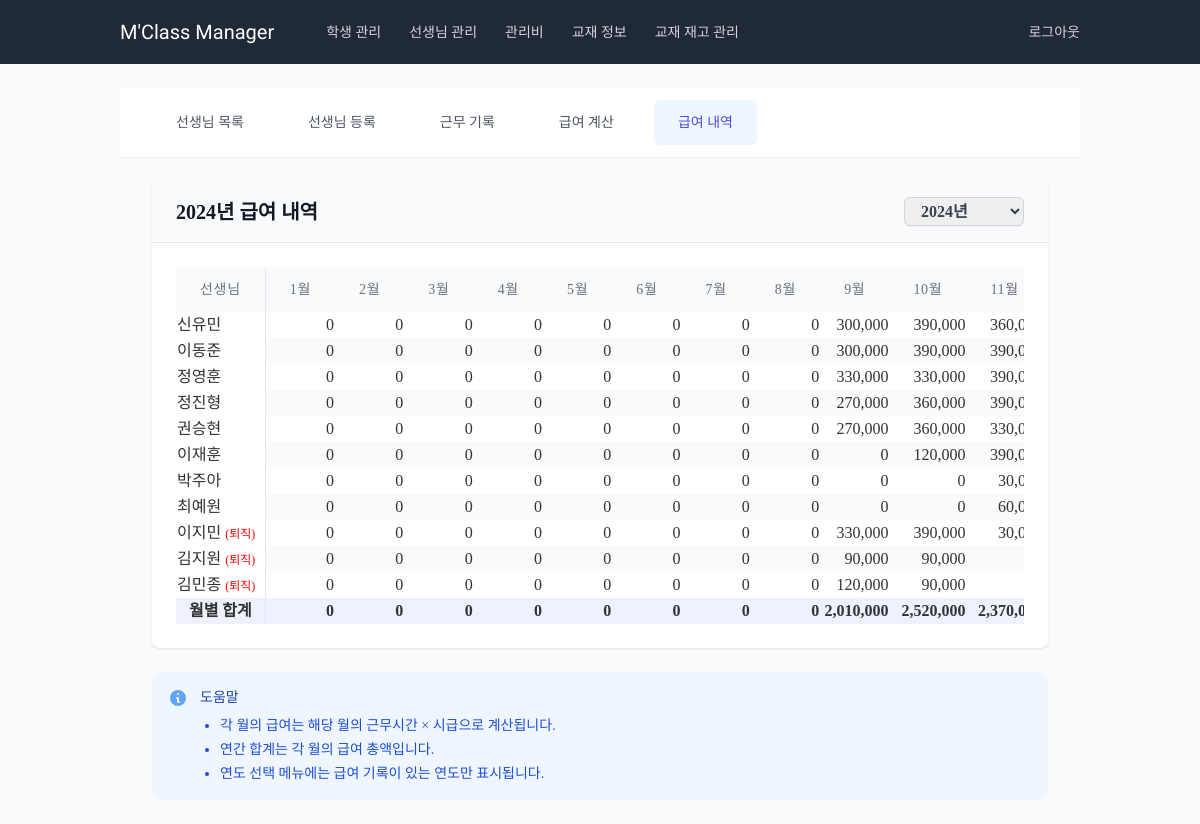
The page /teachers/salary/table/ (signed in) on the database as committed earlier.
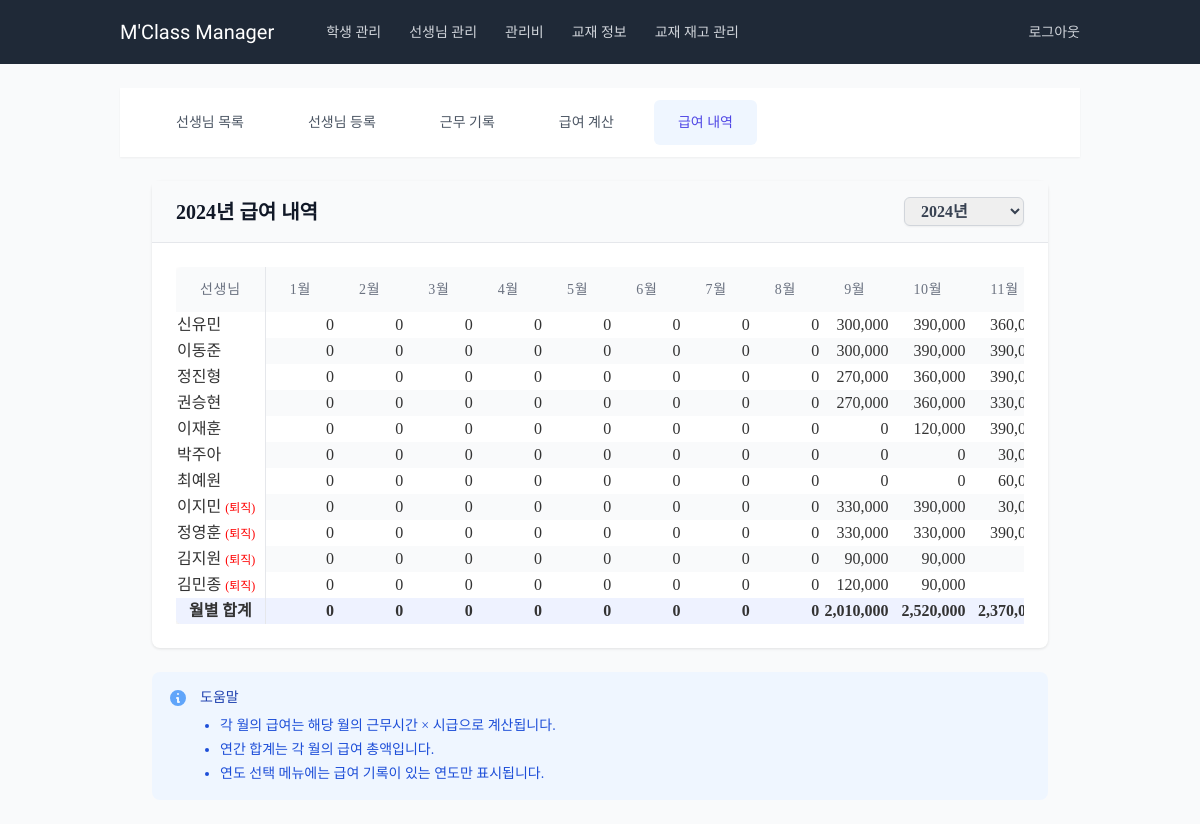
The same page on the database as committed later.
### teachers/views.py (the view)
# urls.py: path('salary/table/', views.SalaryTableView.as_view(), name='salary_table'),
class SalaryTableView(LoginRequiredMixin, View):
    def get(self, request):
        current_year = timezone.now().year
        selected_year = request.GET.get('year')
        year = int(selected_year) if selected_year else current_year
        date_range = Attendance.objects.aggregate(
            min_date=Min('date'),
            max_date=Max('date')
        )
        if date_range['min_date'] and date_range['max_date']:
            start_year = date_range['min_date'].year
            end_year = date_range['max_date'].year
            year_range = range(start_year, end_year + 1)
        else:
            year_range = range(current_year - 2, current_year + 1)
        teachers = Teacher.objects.all()
        months = range(1, 13)
        salary_table = []
        grand_total = 0
        for teacher in teachers.filter(is_active=True):
            teacher_data = {'teacher': teacher}
            total = 0
            for month in months:
                start_date = datetime(year, month, 1)
                if month == 12:
                    end_date = datetime(year + 1, 1, 1) - timedelta(days=1)
                else:
                    end_date = datetime(year, month + 1, 1) - timedelta(days=1)
                attendances = Attendance.objects.filter(
                    teacher=teacher,
                    date__range=[start_date, end_date]
                )
                work_hours = sum(
                    (a.end_time.hour * 60 + a.end_time.minute) - (a.start_time.hour * 60 + a.start_time.minute)
                    for a in attendances if a.start_time and a.end_time
                ) / 60
                salary = int(work_hours * (teacher.base_salary or 15000))
                teacher_data[month] = salary
                total += salary
            teacher_data['total'] = total
            grand_total += total
            salary_table.append(teacher_data)
        for teacher in teachers.filter(is_active=False):
            teacher_data = {'teacher': teacher}
            total = 0
            for month in months:
                start_date = datetime(year, month, 1)
                if month == 12:
                    end_date = datetime(year + 1, 1, 1) - timedelta(days=1)
                else:
                    end_date = datetime(year, month + 1, 1) - timedelta(days=1)
                attendances = Attendance.objects.filter(teacher=teacher, date__range=[start_date, end_date])
                work_hours = sum(
                    (a.end_time.hour * 60 + a.end_time.minute) - (a.start_time.hour * 60 + a.start_time.minute)
                    for a in attendances if a.start_time and a.end_time
                ) / 60
                salary = int(work_hours * (teacher.base_salary or 15000))
                teacher_data[month] = salary
                total += salary
            teacher_data['total'] = total
            grand_total += total
            salary_table.append(teacher_data)
        context = {
            'year': year,
            'year_range': sorted(list(year_range), reverse=True),
            'months': months,
            'salary_table': salary_table,
            'grand_total': grand_total,
        }
        return render(request, 'teachers/salary_table.html', context)

### teachers/templatetags/custom_filters.py (called while the page is built)
@register.filter
def get_item(dictionary, key):
    return dictionary.get(key)

@register.filter
def sum_column(salary_table, month):
    return sum(row.get(month, 0) for row in salary_table)

### teachers/templates/teachers/salary_table.html (shortened to what the changed rows need)
{% extends 'teachers/base_teachers.html' %}
{% load humanize %}
{% load custom_filters %}
{% block teacher_content %}
<div class="space-y-6">
    <div class="content-card">
        <div class="card-header">
            <div class="sm:flex justify-between items-center space-y-4 sm:space-y-0">
                <h1 class="text-xl font-semibold text-gray-900">
                    {{ year }}년 급여 내역
                </h1>
            </div>
        </div>
        <div class="card-body">
            {% if salary_table %}
            <div class="overflow-x-auto">
                <table class="content-table min-w-full">
                    <thead>
                        <tr>
                            <th class="whitespace-nowrap sticky left-0 bg-gray-50 z-10 border-r font-medium">선생님</th>
                            {% for month in months %}
                                <th class="whitespace-nowrap font-medium text-right" style="text-align: right;">{{ month }}월</th>
                            {% endfor %}
                        </tr>
                    </thead>
                    <tbody>
                        {% for row in salary_table %}
                            <tr class="hover:bg-gray-50">
                                <td class="font-medium sticky left-0 bg-white z-10 border-r">
                                    {{ row.teacher.name }}
                                    {% if not row.teacher.is_active %}
                                        <span class="text-xs text-gray-500" style="color: red">(퇴직)</span>
                                    {% endif %}
                                </td>
                                {% for month in months %}
                                    <td class="whitespace-nowrap" style="text-align: right;">
                                        {{ row|get_item:month|default:0|intcomma }}
                                    </td>
                                {% endfor %}
                            </tr>
                        {% endfor %}
                    </tbody>
                </table>
            </div>
            {% else %}
            <div class="text-center py-8 text-gray-500">
                {{ year }}년도의 급여 데이터가 없습니다.
            </div>
            {% endif %}
        </div>
    </div>
</div>
{% endblock %}

Rows that differ between the two databases and show on the page:
changed Teacher "정영훈": is_active True → False (drawn)
Other text that changed with them:
new list line: "(퇴직)"
